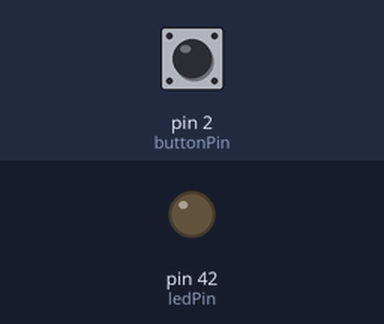
This sketch was run on a simulated Arduino Mega 2560, built with avr-gcc and run on an emulated ATmega2560. Parts: output pins drawn as LEDs (lit = HIGH). Inputs (shaded band) come from the test bench; at power-on: pin 2 (buttonPin) HIGH.

Above: at 1.2 s.
1.3 s: pin 2 (buttonPin) pulled LOW for 0.15 s
At 1.37 s:
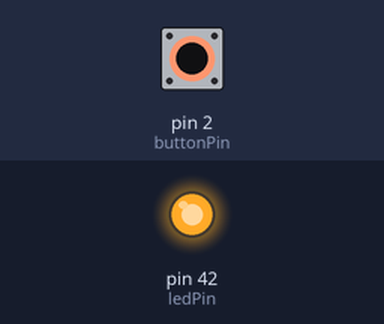
2.9 s: pin 2 (buttonPin) pulled LOW for 3.2 s
At 7.1 s:
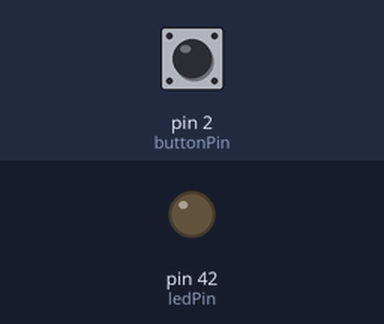
Timing chart, 0 to 8.6 s (numbered marks = the images above; inputs shaded):
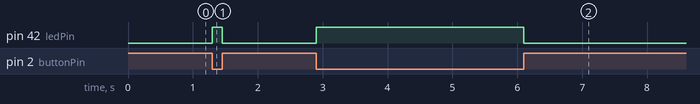

Measured:
- after the input at 1.3 s, pin 42 (ledPin): LOW → HIGH at once, → LOW 0.15 s later
- after the input at 2.9 s, pin 42 (ledPin): LOW → HIGH at once, → LOW 3.2 s later

The sketch:

T3.ino
```cpp
const int ledPin = 42;
const int buttonPin = 2;

void setup() {
  pinMode(ledPin, OUTPUT);
  pinMode(buttonPin, INPUT);
}

void loop() {
  int buttonState = digitalRead(buttonPin);

  if (buttonState == LOW) {
    digitalWrite(ledPin, HIGH);
  }
  else {
    digitalWrite(ledPin, LOW);
  }
}
```
